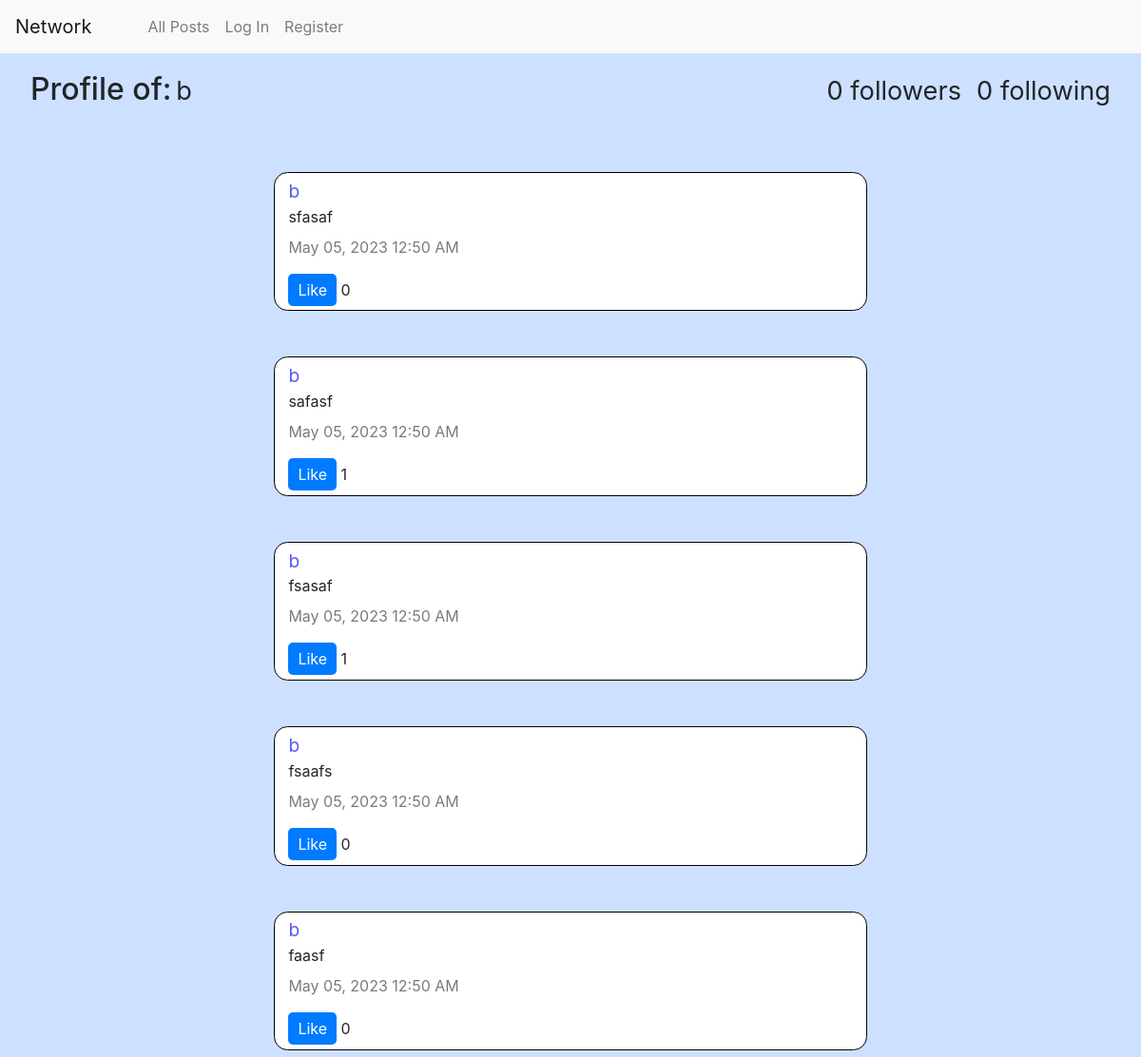
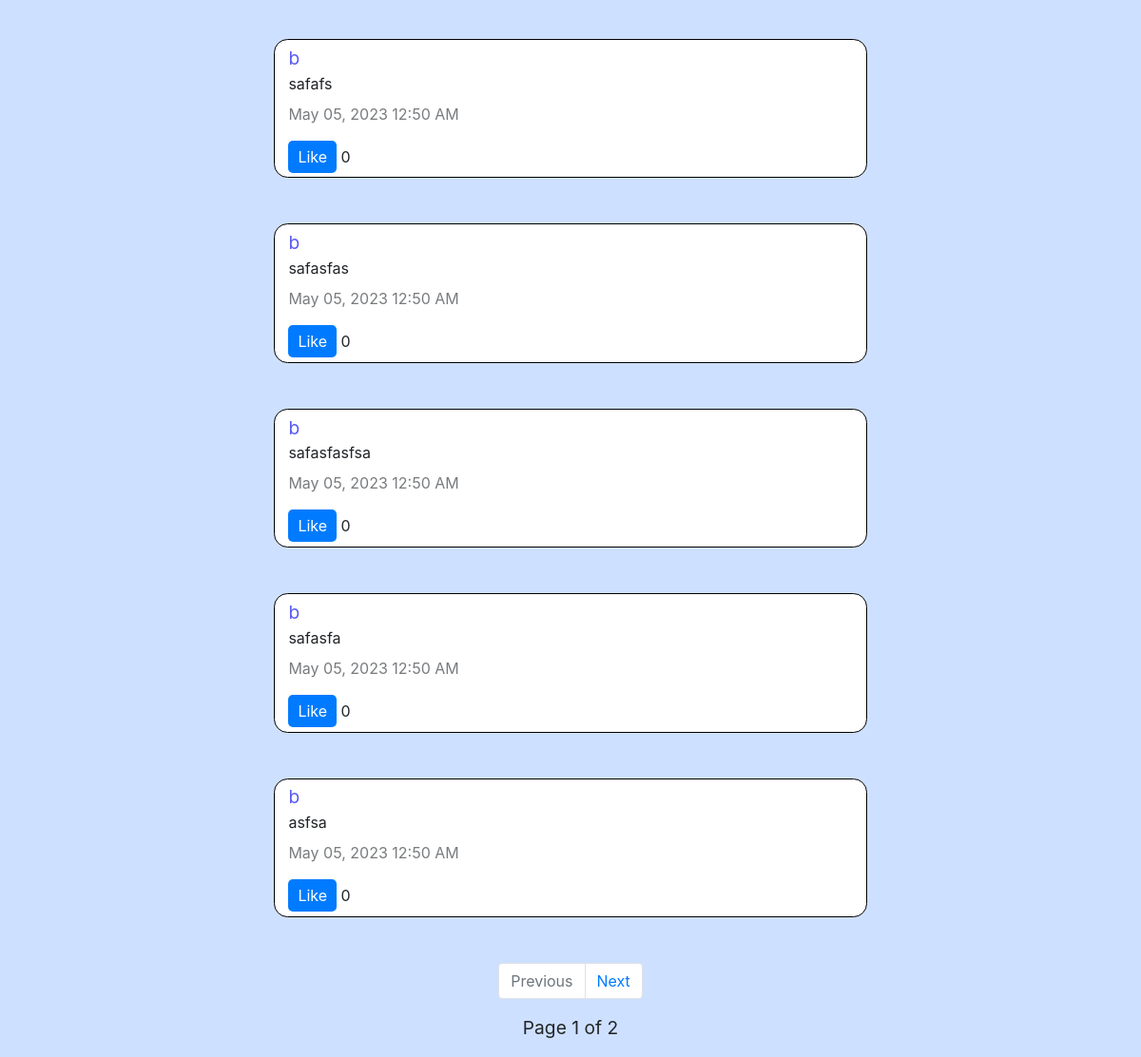
/b, run on an earlier commit of the app's database (2 pictures, top to bottom).
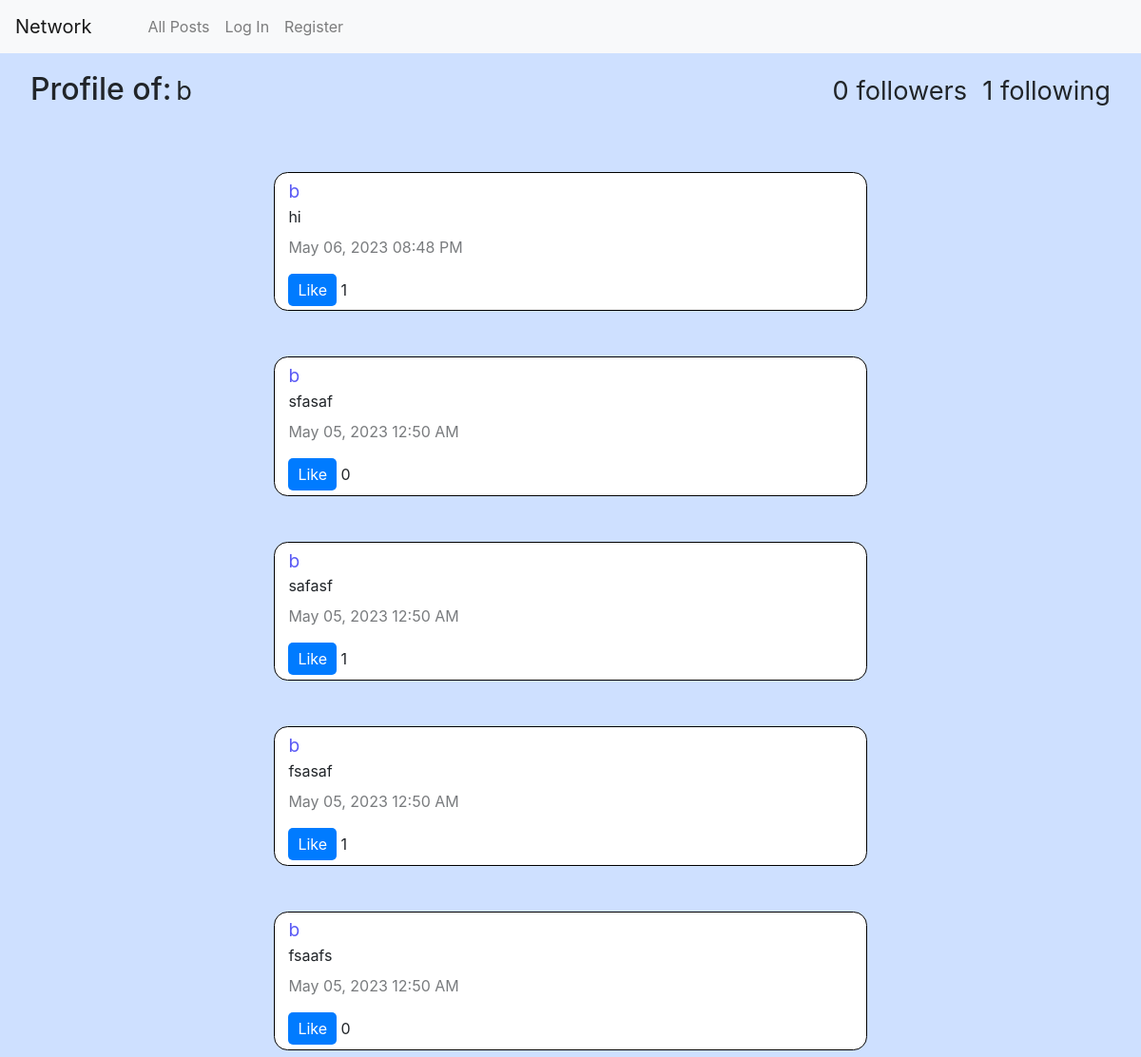
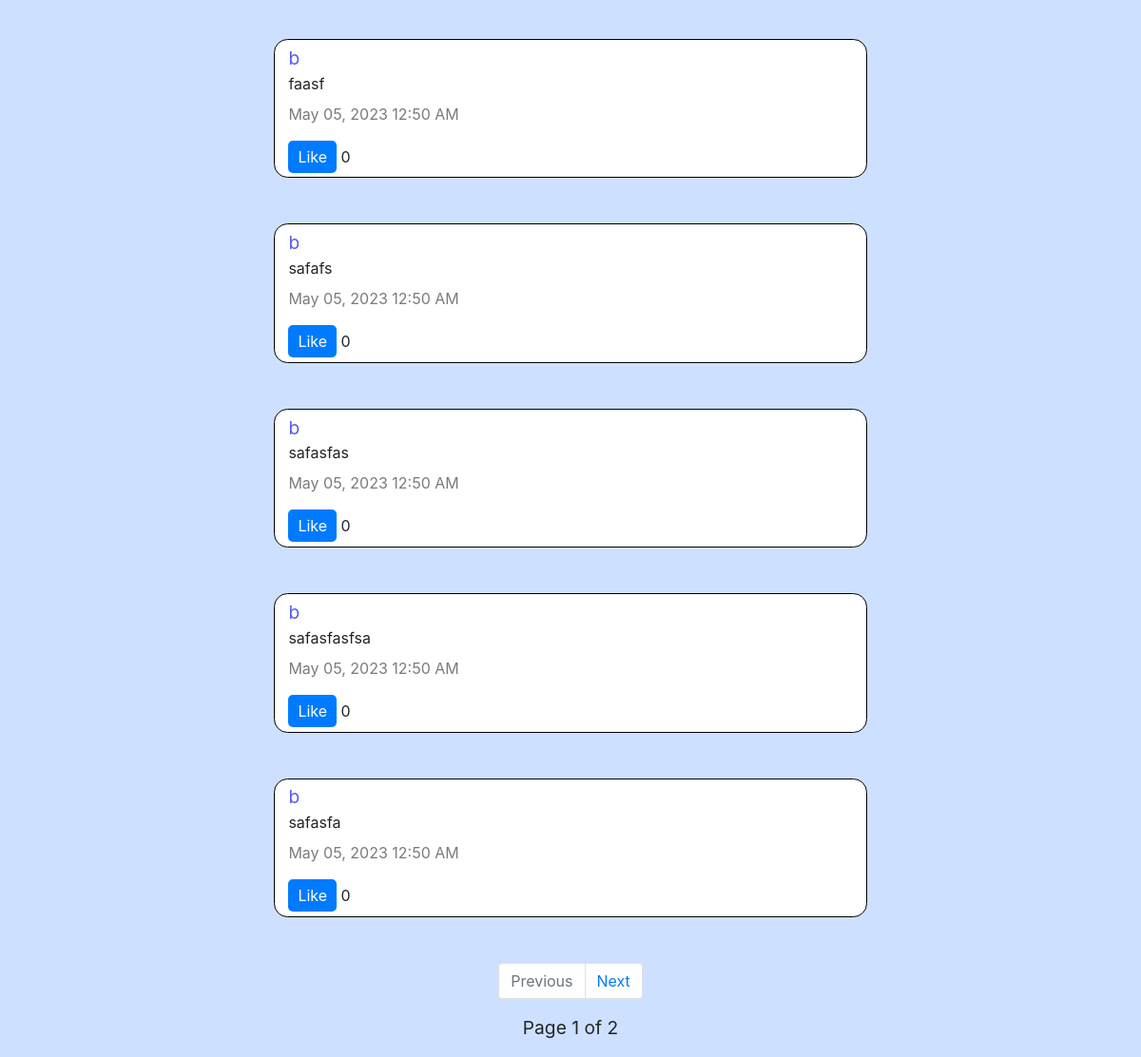
And on a later commit of the database (2 pictures, top to bottom).
### network/models.py (models this page shows, shortened)
class User(AbstractUser):
    following = models.ManyToManyField("self", symmetrical=False, related_name="followers", blank=True)

class Post(models.Model):
    id = models.AutoField(primary_key=True)
    user = models.ForeignKey(User, on_delete=models.CASCADE, related_name="poster")
    content = models.CharField(max_length=128)
    timestamp = models.CharField(max_length=64, default="bro", blank=True)
    likes = models.ManyToManyField(User, related_name="liked_posts", blank=True)
    time = models.DateTimeField(default=datetime.today())

### network/views.py (the view, shortened to what this page needs)
# urls.py: path("<str:profile>", views.profile, name="profile"),
def profile(request, profile):
    user = get_object_or_404(User, username=profile)
    posts_list = Post.objects.filter(user=user).order_by('-time')
    paginator = Paginator(posts_list, 10)
    page_number = request.GET.get('page')
    page_obj = paginator.get_page(page_number)
    next = False
    if posts_list.count() > 10:
        next = True
    liked_posts = []
    return render(request, 'network/profile.html', {
        "profile": user,
        "user_posts": page_obj,
        "next": next
    })

### network/templates/network/profile.html (shortened to what this page needs)
{% extends "network/layout.html" %}
{% block body %}
    <div  id="content-wrapper">
        <div class="root" style="margin-top: 1.2rem;">
            <h2 >Profile of:</h2>
            <p>{{ profile.username }}</p>
            <p style="margin-left: auto;">{{ profile.followers.count }} followers </p>
            <p style="margin-left: 1rem; margin-right: 2rem;">{{ profile.following.count }} following</p>
        </div>
        <div id="posts">
            {% for post in user_posts %}
                {% include 'network/post.html' %}
            {% endfor %}
        </div>
        {% if next %}
        <nav aria-label="Post pages" class="nav">
            <ul class="pagination">
                {% if not user_posts.has_previous %}
                    <li class="page-item disabled">
                        <a class="page-link"  aria-disabled="true">Previous</a>
                    </li>
                {% else %}
                    <li class="page-item">
                        <a class="page-link" href="?page={{ user_posts.previous_page_number }}" tabindex="-1" aria-disabled="false">Previous</a>
                    </li>
                {% endif %}
              <li class="page-item">
                {% if user_posts.has_next %}
                    <li class="page-item">
                        <a class="page-link" href="?page={{ user_posts.next_page_number }}" tabindex="1" aria-disabled="false">Next</a>
                    </li>
                {% else %}
                    <li class="page-item disabled">
                        <a class="page-link"  aria-disabled="true">Next</a>
                    </li>
                {% endif %}
              </li>
            </ul>
            <p>Page {{ user_posts.number }} of {{ user_posts.paginator.num_pages }} </p>
        </nav>
        {% endif %}
    </div>
{% endblock %}

### network/templates/network/layout.html (shortened to what this page needs)
{% load static %}
<!DOCTYPE html>
<html lang="en">
    <head>
        <link rel="stylesheet" href="https://stackpath.bootstrapcdn.com/bootstrap/4.4.1/css/bootstrap.min.css">
        <link href="{% static 'network/styles.css' %}" rel="stylesheet">
        <link rel="stylesheet" href="https://cdn.jsdelivr.net/npm/bootstrap@4.4.1/dist/css/bootstrap.min.css">
    </head>
    <body style="background-color: rgba(51, 129, 255, 0.241);">
        <nav class="navbar navbar-expand-lg navbar-light bg-light">
            <a class="navbar-brand" href="#">Network</a>
            <div style="margin-left: 3%;">
              <ul class="navbar-nav mr-auto">
                <li class="nav-item">
                  <a class="nav-link" href="{% url 'index' %}">All Posts</a>
                </li>
                {% if user.is_authenticated %}
                    <li class="nav-item">
                        <a class="nav-link" href="{% url 'following' %}">Following</a>
                    </li>
                    <li class="nav-item">
                        <a class="nav-link" href="{% url 'logout' %}">Log Out</a>
                    </li>
                {% else %}
                    <li class="nav-item">
                        <a class="nav-link" href="{% url 'login' %}">Log In</a>
                    </li>
                    <li class="nav-item">
                        <a class="nav-link" href="{% url 'register' %}">Register</a>
                    </li>
                {% endif %}
              </ul>
            </div>
          </nav>
        <div class="body">
            {% block body %}
            {% endblock %}
        </div>
    </body>
</html>

### network/templates/network/post.html (shortened to what this page needs)
<div class="post" data-id="{{ post.id }}">
    <div class="post-header" style="margin-left: 0.6rem;">
        <a class="kdr" href="{% url 'profile' post.user.username %}">{{ post.user.username }}</a>
        <div class="content" id="content{{ post.id }}">{{ post.content }}</div>
        <p class="timestamp" style="margin-top: 0.5rem;">{{ post.timestamp }}</p>
    </div>
    <div class="post-actions">
        <button class="like-button" data-post-id="{{ post.id }}" style="background-color: #007bff; color: #fff; border: none; padding: 5px 10px; border-radius: 5px; cursor: pointer; margin-left: 0.6rem;">
            {% if user in post.likes.all %}
            Unlike
            {% else %}
            Like
            {% endif %}
        </button>
        <span id="number{{ post.id }}" class="post-likes-count">{{ post.likes.count }}</span>
    </div>
</div>

### network/static/network/styles.css (style rules this page uses)
.post { border-radius: 0.9rem; border: solid 0.1rem black; margin: 3rem; margin-left: 24% ; margin-right: 24%; padding: 0.3rem; background-color: white; }
p { font-size: 1.2rem; }
.timestamp { opacity: 0.6; font-size: 1rem; }
.kdr { color: rgb(90, 90, 245); cursor: pointer; font-size: 1.2rem; }
.nav { display: flex; flex-direction: column; align-items: center; }
.root { display: flex; align-items: baseline; margin-left: 2rem; }
.root > p { font-size: 1.7rem; margin-left: 0.3rem; }

What changed in the data, as far as the page shows it:
no longer on this page (row unchanged): Post: user.username "b", content "asfsa", timestamp "May 05, 2023 12:50 AM", shows "Like", likes.count "0"
changed User: following.count "0" → "1"
added Post: user.username "b", content "hi", timestamp "May 06, 2023 08:48 PM", shows "Like", likes.count "1"
